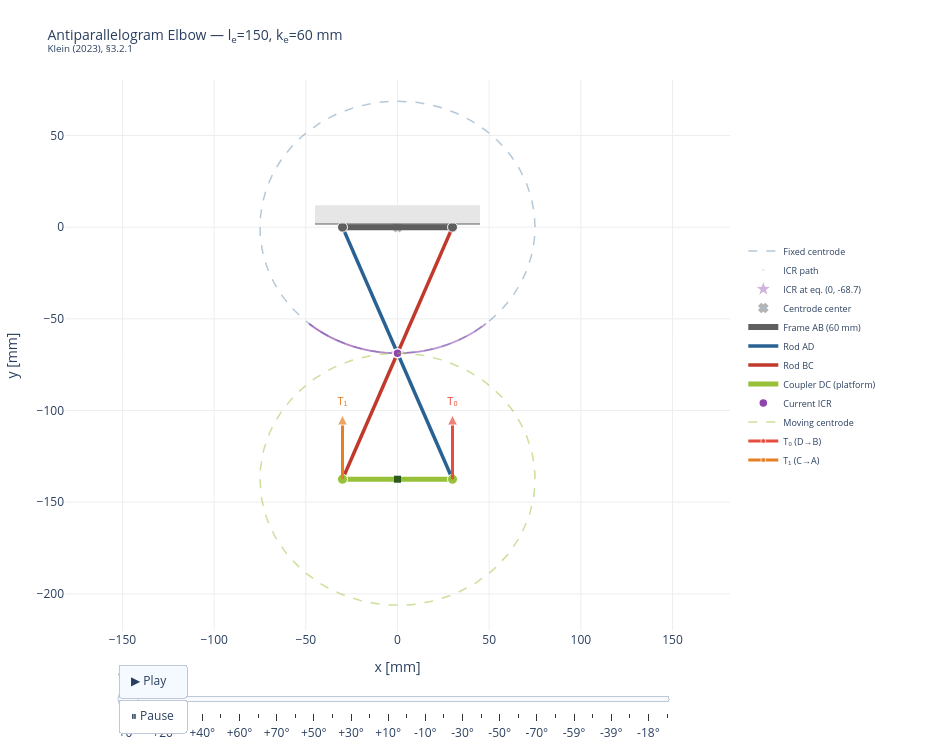

This figure's notebook cell:
### Code cell
# =================================================================
# Animation — Antiparallelogram (0 → +75 → −75 → 0)
# =================================================================
from helpers.elbow_plots import antiparallelogram_animated_figure

fig = antiparallelogram_animated_figure(
    l_e, k_e, elbow_max_deg,
    n_frames=n_frames, show_caption=show_caption,
)
fig.show()

### Figure 1 — Plotly figure (JSON) as saved in the notebook; plotly's stock layout.template omitted (floating-point values rounded to 4 significant figures; data arrays with more than 128 entries replaced by an {"elided": "..."} marker saying what was removed)
{"data": [{"line": {"color": "#296193", "dash": "dash", "width": 1.5}, "mode": "lines", "name": "Fixed centrode", "opacity": 0.35, "type": "scatter", "x": {"elided": "201 float values"}, "y": {"elided": "201 float values"}}, {"marker": {"color": "#8E44AD", "opacity": 0.15, "size": 2}, "mode": "markers", "name": "ICR path", "type": "scatter", "x": {"elided": "600 float values"}, "y": {"elided": "600 float values"}}, {"line": {"color": "#5F5F5F", "width": 2}, "mode": "lines", "showlegend": false, "type": "scatter", "x": [-45, 45], "y": [2, 2]}, {"marker": {"color": "#8E44AD", "line": {"color": "white", "width": 1}, "opacity": 0.4, "size": 12, "symbol": "star"}, "mode": "markers", "name": "ICR at eq. (0, -68.7)", "type": "scatter", "x": [7.105e-15], "y": [-68.74]}, {"marker": {"color": "#296193", "line": {"width": 2}, "size": 7, "symbol": "x"}, "mode": "markers", "name": "Centrode center", "opacity": 0.4, "type": "scatter", "x": [0], "y": [0]}, {"line": {"color": "#5F5F5F", "width": 6}, "mode": "lines", "name": "Frame AB (60 mm)", "type": "scatter", "x": [-30, 30], "y": [0, 0]}, {"line": {"color": "#296193", "width": 3.5}, "mode": "lines", "name": "Rod AD", "type": "scatter", "x": [-30, 30], "y": [0, -137.5]}, {"line": {"color": "#C0392B", "width": 3.5}, "mode": "lines", "name": "Rod BC", "type": "scatter", "x": [30, -30.0], "y": [0, -137.5]}, {"line": {"color": "#97C139", "width": 5}, "mode": "lines", "name": "Coupler DC (platform)", "type": "scatter", "x": [30, -30.0], "y": [-137.5, -137.5]}, {"marker": {"color": "#5F5F5F", "line": {"color": "white", "width": 1}, "size": 10}, "mode": "markers", "showlegend": false, "type": "scatter", "x": [-30, 30], "y": [0, 0]}, {"marker": {"color": "#97C139", "line": {"color": "white", "width": 1}, "size": 10}, "mode": "markers", "showlegend": false, "type": "scatter", "x": [30, -30.0], "y": [-137.5, -137.5]}, {"marker": {"color": "#2d5a1e", "size": 7, "symbol": "square"}, "mode": "markers", "showlegend": false, "type": "scatter", "x": [7.105e-15], "y": [-137.5]}, {"marker": {"color": "#8E44AD", "line": {"color": "white", "width": 1.5}, "size": 9, "symbol": "circle"}, "mode": "markers", "name": "Current ICR", "type": "scatter", "x": [7.105e-15], "y": [-68.74]}, {"line": {"color": "#97C139", "dash": "dash", "width": 1.5}, "mode": "lines", "name": "Moving centrode", "opacity": 0.5, "type": "scatter", "x": {"elided": "151 float values"}, "y": {"elided": "151 float values"}}, {"line": {"color": "#E74C3C", "width": 3}, "marker": {"angleref": "previous", "color": "#E74C3C", "size": [0, 10], "symbol": ["circle", "arrow-up"]}, "mode": "lines+markers+text", "name": "T₀ (D→B)", "text": ["", "T₀"], "textfont": {"color": "#E74C3C", "size": 11}, "textposition": "top center", "type": "scatter", "x": [30, 30], "y": [-137.5, -102.5]}, {"line": {"color": "#E67E22", "width": 3}, "marker": {"angleref": "previous", "color": "#E67E22", "size": [0, 10], "symbol": ["circle", "arrow-up"]}, "mode": "lines+markers+text", "name": "T₁ (C→A)", "text": ["", "T₁"], "textfont": {"color": "#E67E22", "size": 11}, "textposition": "top center", "type": "scatter", "x": [-30.0, -30.0], "y": [-137.5, -102.5]}], "layout": {"height": 750, "legend": {"font": {"size": 9}, "x": 1.02, "y": 0.5}, "margin": {"b": 80, "l": 60, "r": 220, "t": 80}, "plot_bgcolor": "white", "shapes": [{"fillcolor": "#E6E6E6", "line": {"width": 0}, "type": "rect", "x0": -45, "x1": 45, "y0": 2, "y1": 12}], "sliders": [{"active": 0, "currentvalue": {"font": {"size": 12}, "prefix": "elbow = ", "suffix": "°"}, "len": 0.84, "steps": [{"args": [["0"], {"frame": {"duration": 0, "redraw": true}, "mode": "immediate"}], "label": "+0°", "method": "animate"}, {"args": [["4"], {"frame": {"duration": 0, "redraw": true}, "mode": "immediate"}], "label": "+10°", "method": "animate"}, {"args": [["8"], {"frame": {"duration": 0, "redraw": true}, "mode": "immediate"}], "label": "+20°", "method": "animate"}, {"args": [["12"], {"frame": {"duration": 0, "redraw": true}, "mode": "immediate"}], "label": "+30°", "method": "animate"}, {"args": [["16"], {"frame": {"duration": 0, "redraw": true}, "mode": "immediate"}], "label": "+40°", "method": "animate"}, {"args": [["20"], {"frame": {"duration": 0, "redraw": true}, "mode": "immediate"}], "label": "+50°", "method": "animate"}, {"args": [["24"], {"frame": {"duration": 0, "redraw": true}, "mode": "immediate"}], "label": "+60°", "method": "animate"}, {"args": [["28"], {"frame": {"duration": 0, "redraw": true}, "mode": "immediate"}], "label": "+70°", "method": "animate"}, {"args": [["32"], {"frame": {"duration": 0, "redraw": true}, "mode": "immediate"}], "label": "+70°", "method": "animate"}, {"args": [["36"], {"frame": {"duration": 0, "redraw": true}, "mode": "immediate"}], "label": "+60°", "method": "animate"}, {"args": [["40"], {"frame": {"duration": 0, "redraw": true}, "mode": "immediate"}], "label": "+50°", "method": "animate"}, {"args": [["44"], {"frame": {"duration": 0, "redraw": true}, "mode": "immediate"}], "label": "+40°", "method": "animate"}, {"args": [["48"], {"frame": {"duration": 0, "redraw": true}, "mode": "immediate"}], "label": "+30°", "method": "animate"}, {"args": [["52"], {"frame": {"duration": 0, "redraw": true}, "mode": "immediate"}], "label": "+20°", "method": "animate"}, {"args": [["56"], {"frame": {"duration": 0, "redraw": true}, "mode": "immediate"}], "label": "+10°", "method": "animate"}, {"args": [["60"], {"frame": {"duration": 0, "redraw": true}, "mode": "immediate"}], "label": "+0°", "method": "animate"}, {"args": [["64"], {"frame": {"duration": 0, "redraw": true}, "mode": "immediate"}], "label": "-10°", "method": "animate"}, {"args": [["68"], {"frame": {"duration": 0, "redraw": true}, "mode": "immediate"}], "label": "-20°", "method": "animate"}, {"args": [["72"], {"frame": {"duration": 0, "redraw": true}, "mode": "immediate"}], "label": "-30°", "method": "animate"}, {"args": [["76"], {"frame": {"duration": 0, "redraw": true}, "mode": "immediate"}], "label": "-40°", "method": "animate"}, {"args": [["80"], {"frame": {"duration": 0, "redraw": true}, "mode": "immediate"}], "label": "-50°", "method": "animate"}, {"args": [["84"], {"frame": {"duration": 0, "redraw": true}, "mode": "immediate"}], "label": "-60°", "method": "animate"}, {"args": [["88"], {"frame": {"duration": 0, "redraw": true}, "mode": "immediate"}], "label": "-70°", "method": "animate"}, {"args": [["92"], {"frame": {"duration": 0, "redraw": true}, "mode": "immediate"}], "label": "-70°", "method": "animate"}, {"args": [["96"], {"frame": {"duration": 0, "redraw": true}, "mode": "immediate"}], "label": "-59°", "method": "animate"}, {"args": [["100"], {"frame": {"duration": 0, "redraw": true}, "mode": "immediate"}], "label": "-49°", "method": "animate"}, {"args": [["104"], {"frame": {"duration": 0, "redraw": true}, "mode": "immediate"}], "label": "-39°", "method": "animate"}, {"args": [["108"], {"frame": {"duration": 0, "redraw": true}, "mode": "immediate"}], "label": "-28°", "method": "animate"}, {"args": [["112"], {"frame": {"duration": 0, "redraw": true}, "mode": "immediate"}], "label": "-18°", "method": "animate"}, {"args": [["116"], {"frame": {"duration": 0, "redraw": true}, "mode": "immediate"}], "label": "-8°", "method": "animate"}], "x": 0.08, "xanchor": "left", "y": -0.02}], "title": {"font": {"size": 14}, "text": "Antiparallelogram Elbow — l<sub>e</sub>=150, k<sub>e</sub>=60 mm<br><sup>Klein (2023), §3.2.1</sup>"}, "updatemenus": [{"buttons": [{"args": [null, {"frame": {"duration": 40, "redraw": true}, "fromcurrent": true, "transition": {"duration": 0}}], "label": "▶ Play", "method": "animate"}, {"args": [[null], {"frame": {"duration": 0, "redraw": false}, "mode": "immediate"}], "label": "⏸ Pause", "method": "animate"}], "type": "buttons", "x": 0.08, "xanchor": "left", "y": -0.06}], "width": 950, "xaxis": {"gridcolor": "#eee", "range": [-180, 180], "scaleanchor": "y", "scaleratio": 1, "title": {"text": "x [mm]"}, "zeroline": false}, "yaxis": {"gridcolor": "#eee", "range": [-190, 50], "title": {"text": "y [mm]"}, "zeroline": false}}}
